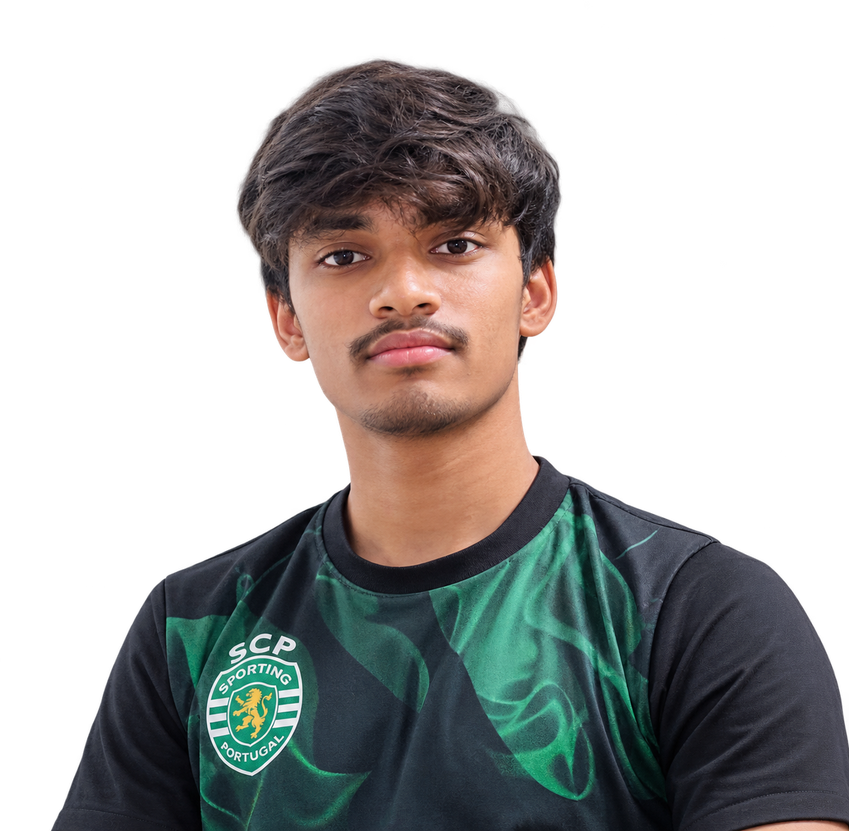
#> input picture assets/source-photo.jpg.png, 849 x 831 px, shrunk from 1268 x 1240 before the run; its folder holds only this picture in this run
$ python prep_photo.py
#> lines starting #> are read from the running program, lines starting #| are printed output that depends on the picture; after the words box and inside, x2 and y2 are one past the last pixel; in counts of white or black regions, pixels touching at a corner belong together
"""Prepare an already-background-removed portrait for ASCII conversion."""
from __future__ import annotations

import sys
from pathlib import Path

import cv2
import numpy as np
from PIL import Image, ImageOps

ROOT = Path(__file__).resolve().parents[1]
ASSETS = ROOT / "assets"
OUTPUT = ASSETS / "source-prepped.png"
IMAGE_SUFFIXES = {".jpg", ".jpeg", ".png", ".webp"}


def find_source() -> Path | None:
    """Choose a supplied image, ignoring generated project assets."""
    candidates = [
        path for path in ASSETS.iterdir()
        if path.is_file() and path.suffix.lower() in IMAGE_SUFFIXES and path != OUTPUT
    ]
    return candidates[0] if len(candidates) == 1 else None


def crop_to_subject(image: Image.Image) -> Image.Image:
    """Crop transparent margins while retaining a small silhouette-safe border."""
    alpha = image.getchannel("A")
    bbox = alpha.getbbox()
    if not bbox:
        return image
    left, top, right, bottom = bbox
    padding = round(max(right - left, bottom - top) * 0.05)
    return image.crop((max(0, left - padding), max(0, top - padding), min(image.width, right + padding), min(image.height, bottom + padding)))


def normalize_subject(gray: np.ndarray, alpha: np.ndarray) -> np.ndarray:
    """Improve visible detail without allowing transparent pixels to affect levels."""
    enhanced = cv2.createCLAHE(clipLimit=2.0, tileGridSize=(8, 8)).apply(gray)
    visible = alpha > 16
    if not np.any(visible):
        return enhanced
    low, high = np.percentile(enhanced[visible], (2, 98))
    if high <= low:
        return enhanced
    normalized = np.clip((enhanced.astype(np.float32) - low) * 255 / (high - low), 0, 255).astype(np.uint8)
    normalized[~visible] = 255
    return normalized


def main() -> int:
    source = Path(sys.argv[1]) if len(sys.argv) > 1 else find_source()
    if source is None or not source.is_file():
        print("No unique prepared portrait found. Add one image to assets/ or pass its path explicitly.")
        return 0
    image = crop_to_subject(Image.open(source).convert("RGBA"))
#> in crop_to_subject, `alpha = image.getchannel("A")`:
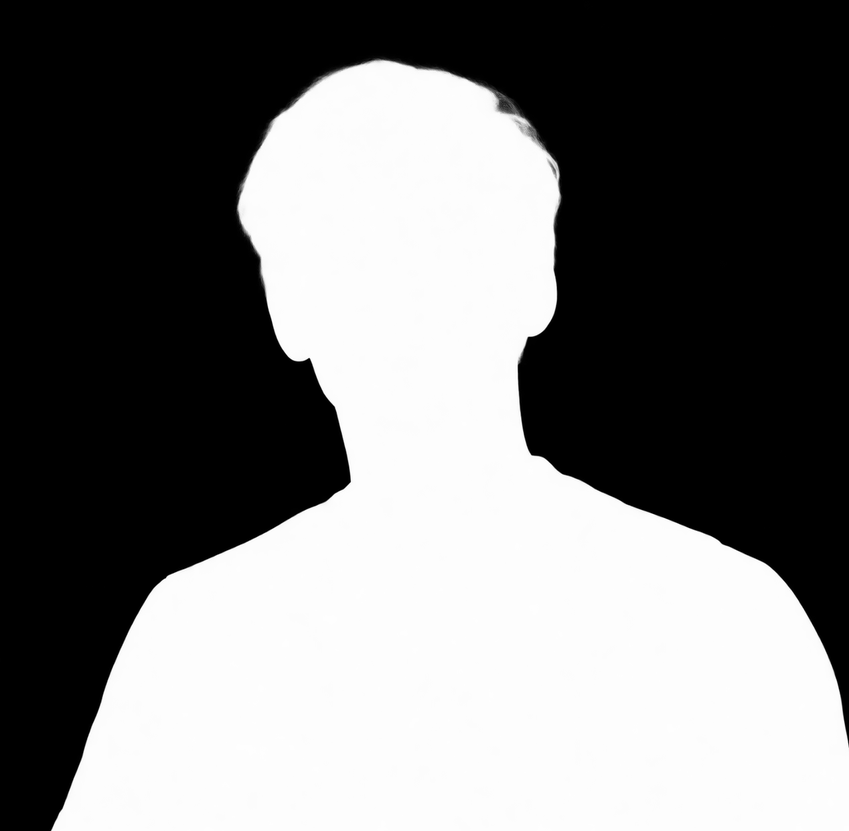
#> alpha: PIL image 849x831 L; min 0, max 255, mean 117.9
#> in crop_to_subject, `bbox = alpha.getbbox()`: bbox = (0, 0, 849, 831)
#> in crop_to_subject, `left, top, right, bottom = bbox`: left = 0; right = 849; bottom = 831
#> in crop_to_subject, `padding = round(max(right - left, bottom - top) * 0.05)`: padding = 42
#> in crop_to_subject, returned value is the input picture: PIL image 849x831 RGBA; mean R, G, B, A 38.1, 38.2, 36.8, 117.9
    alpha = np.asarray(image.getchannel("A"), dtype=np.uint8)
    gray = np.asarray(ImageOps.grayscale(image.convert("RGB")), dtype=np.uint8)
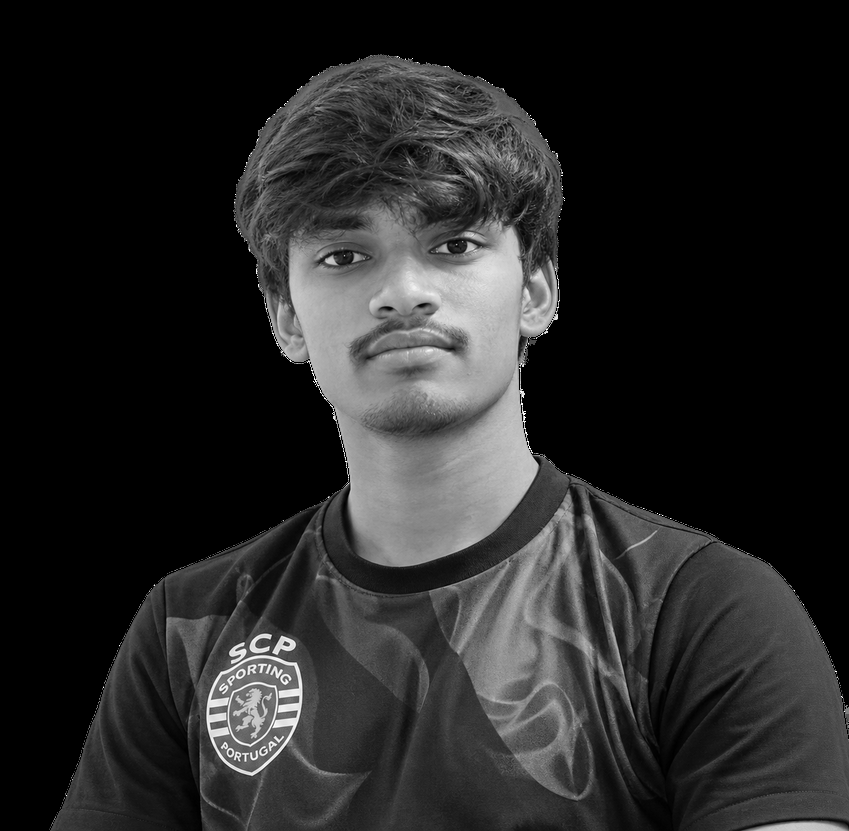
#> gray: shape (831, 849); min 0, max 255, mean 38
    prepared = Image.fromarray(normalize_subject(gray, alpha), "L")
#> in normalize_subject, `enhanced = cv2.createCLAHE(clipLimit=2.0, tileGridSize=(8, 8)).apply(g..`:
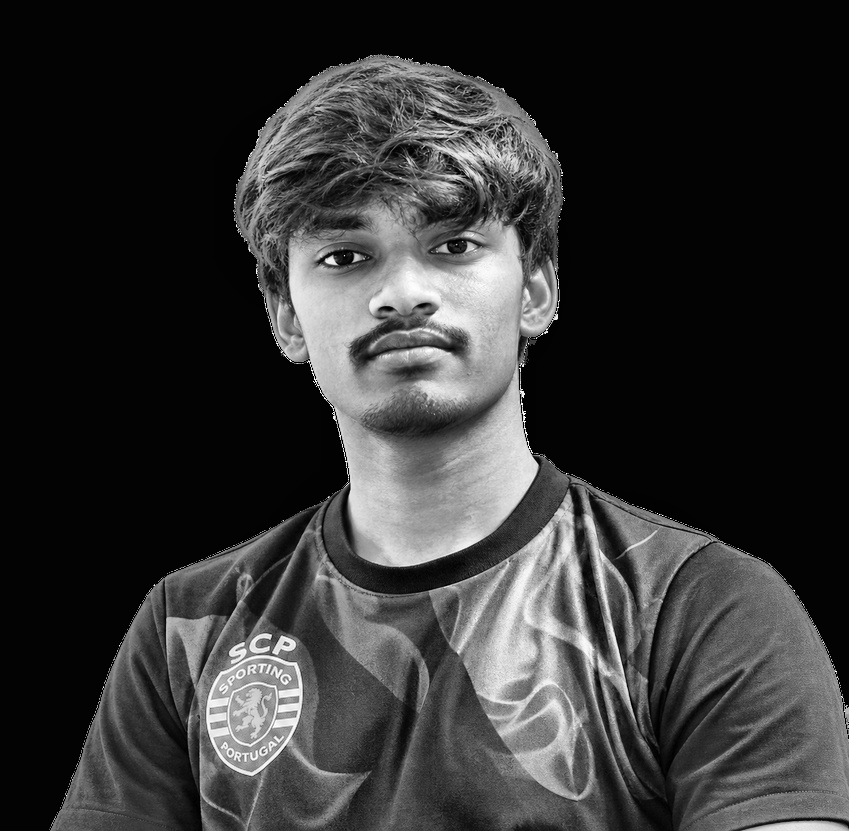
#> enhanced: shape (831, 849); min 0, max 255, mean 51.9
#> in normalize_subject, `visible = alpha > 16`:
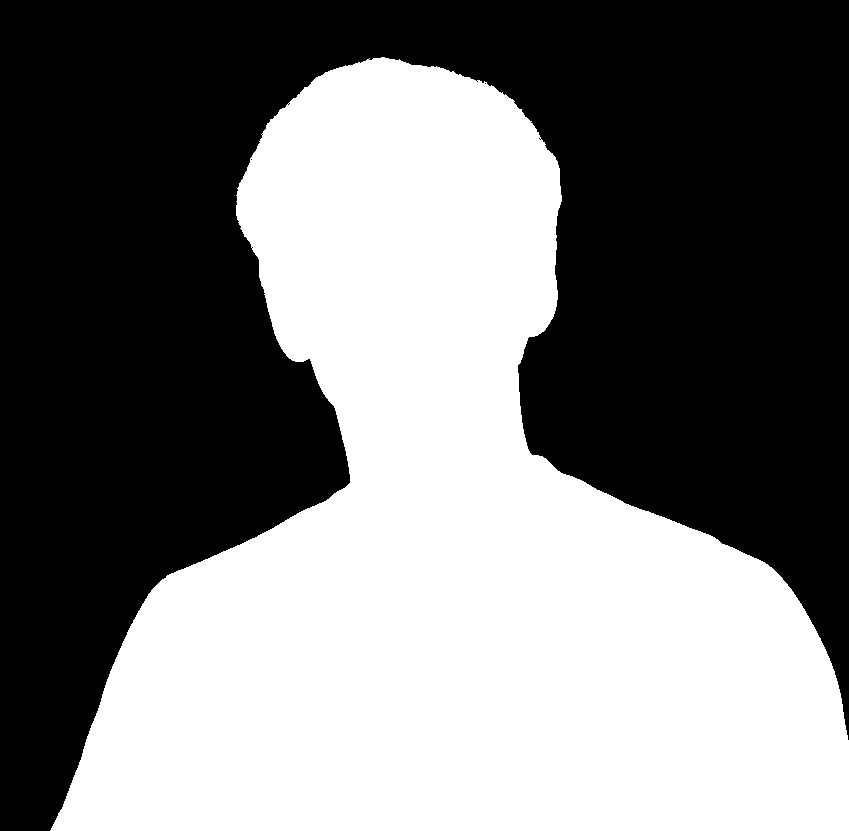
#> visible: shape (831, 849) bool; 47% white; 1 white region, box (x1, y1, x2, y2) and area: (50, 57, 849, 831) 331607
#> in normalize_subject, `low, high = np.percentile(enhanced[visible], (2, 98))`: low = 13; high = 228
#> in normalize_subject, `normalized = np.clip((enhanced.astype(np.float32) - low) * 255 / (high..`:
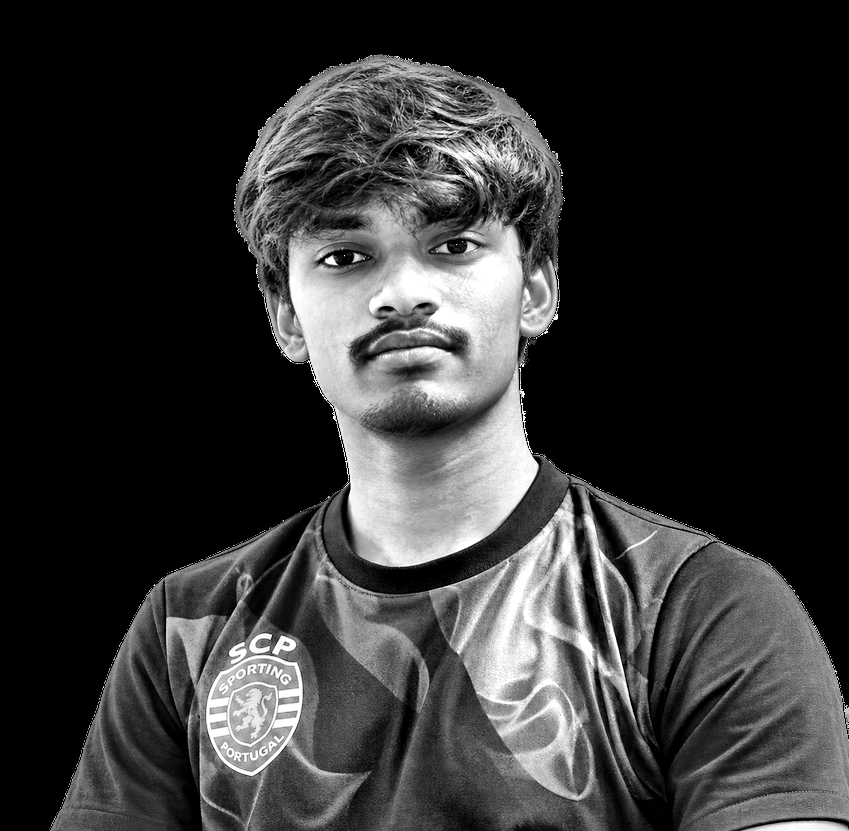
#> normalized: shape (831, 849); min 0, max 255, mean 52.1
#> in normalize_subject, `normalized[~visible] = 255`:
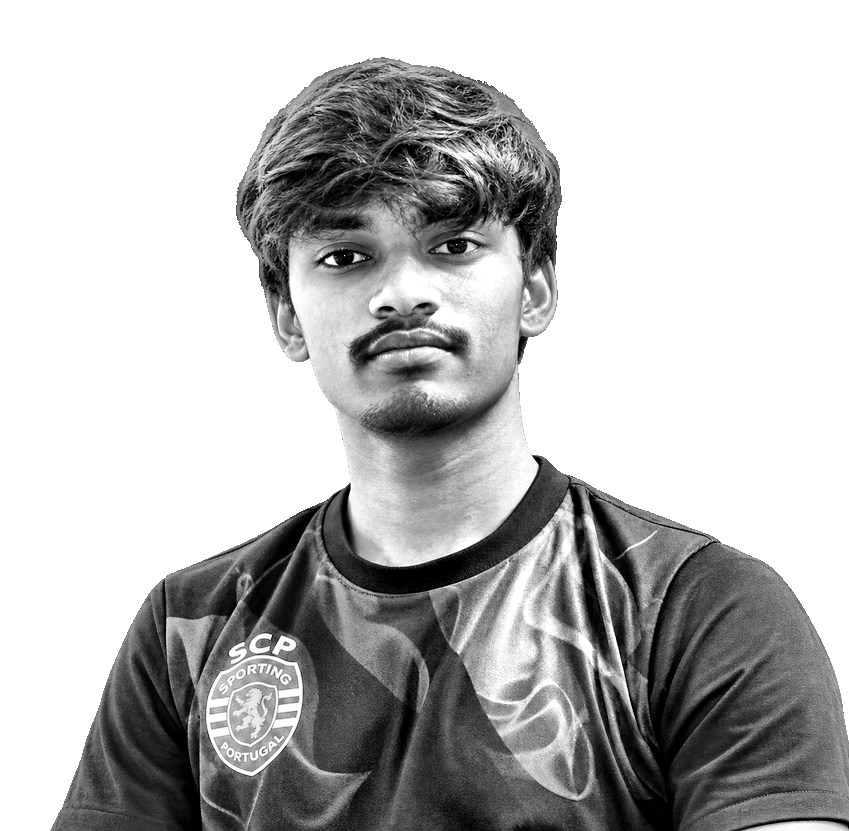
#> normalized: shape (831, 849); min 0, max 255, mean 186.6
    prepared.putalpha(Image.fromarray(alpha, "L"))
    prepared.save(OUTPUT)
    print(f"Prepared portrait from {source.name}: {OUTPUT}")
    return 0


if __name__ == "__main__":
    raise SystemExit(main())
#> (the program exits here)
